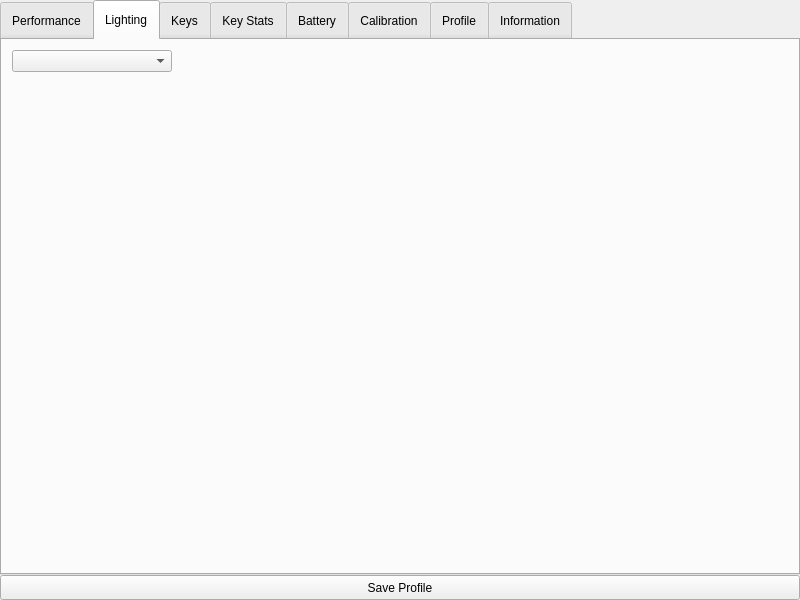
<?xml version="1.0" encoding="UTF-8"?>
<ui version="4.0">
 <class>DevicePage</class>
 <widget class="QWidget" name="DevicePage">
  <property name="geometry">
   <rect>
    <x>0</x>
    <y>0</y>
    <width>800</width>
    <height>600</height>
   </rect>
  </property>
  <property name="windowTitle">
   <string>Form</string>
  </property>
  <widget class="QTabWidget" name="tabWidget">
   <property name="enabled">
    <bool>true</bool>
   </property>
   <property name="geometry">
    <rect>
     <x>0</x>
     <y>0</y>
     <width>800</width>
     <height>575</height>
    </rect>
   </property>
   <property name="styleSheet">
    <string notr="true">QTabBar::tab {
	min-height: 40px;
	min-width: 5px;
	font-size: 12px;
	font-weight: 300;
}</string>
   </property>
   <property name="currentIndex">
    <number>1</number>
   </property>
   <widget class="QWidget" name="PerformanceTab">
    <attribute name="title">
     <string>Performance</string>
    </attribute>
   </widget>
   <widget class="QWidget" name="LightingTab">
    <attribute name="title">
     <string>Lighting</string>
    </attribute>
    <widget class="QComboBox" name="LightingTypeDropdown">
     <property name="geometry">
      <rect>
       <x>10</x>
       <y>10</y>
       <width>160</width>
       <height>22</height>
      </rect>
     </property>
    </widget>
   </widget>
   <widget class="QWidget" name="KeyTab">
    <attribute name="title">
     <string>Keys</string>
    </attribute>
   </widget>
   <widget class="QWidget" name="KeyStatsTab">
    <attribute name="title">
     <string>Key Stats</string>
    </attribute>
    <widget class="QPushButton" name="StatsStartButton">
     <property name="geometry">
      <rect>
       <x>30</x>
       <y>30</y>
       <width>80</width>
       <height>25</height>
      </rect>
     </property>
     <property name="text">
      <string>Start</string>
     </property>
    </widget>
    <widget class="QPushButton" name="StatsStopButton">
     <property name="geometry">
      <rect>
       <x>30</x>
       <y>80</y>
       <width>80</width>
       <height>25</height>
      </rect>
     </property>
     <property name="text">
      <string>Stop</string>
     </property>
     <property name="checkable">
      <bool>false</bool>
     </property>
     <property name="checked">
      <bool>false</bool>
     </property>
     <property name="autoDefault">
      <bool>false</bool>
     </property>
     <property name="default">
      <bool>false</bool>
     </property>
     <property name="flat">
      <bool>false</bool>
     </property>
    </widget>
    <widget class="QLabel" name="StatsLeftClickLabel">
     <property name="geometry">
      <rect>
       <x>130</x>
       <y>30</y>
       <width>81</width>
       <height>16</height>
      </rect>
     </property>
     <property name="text">
      <string>Left clicks:</string>
     </property>
    </widget>
    <widget class="QLabel" name="StatsRightClickLabel">
     <property name="geometry">
      <rect>
       <x>130</x>
       <y>60</y>
       <width>81</width>
       <height>16</height>
      </rect>
     </property>
     <property name="text">
      <string>Right clicks:</string>
     </property>
    </widget>
    <widget class="QLabel" name="StatsDistanceLabel">
     <property name="geometry">
      <rect>
       <x>130</x>
       <y>90</y>
       <width>81</width>
       <height>16</height>
      </rect>
     </property>
     <property name="text">
      <string>Distance:</string>
     </property>
    </widget>
    <widget class="QLabel" name="StatsDistanceText">
     <property name="geometry">
      <rect>
       <x>210</x>
       <y>90</y>
       <width>81</width>
       <height>16</height>
      </rect>
     </property>
     <property name="text">
      <string>0 cm</string>
     </property>
    </widget>
    <widget class="QLabel" name="StatsRightClickText">
     <property name="geometry">
      <rect>
       <x>210</x>
       <y>60</y>
       <width>81</width>
       <height>16</height>
      </rect>
     </property>
     <property name="text">
      <string>0</string>
     </property>
    </widget>
    <widget class="QLabel" name="StatsLeftClickText">
     <property name="geometry">
      <rect>
       <x>210</x>
       <y>30</y>
       <width>81</width>
       <height>16</height>
      </rect>
     </property>
     <property name="text">
      <string>0</string>
     </property>
    </widget>
   </widget>
   <widget class="QWidget" name="BatteryTab">
    <attribute name="title">
     <string>Battery</string>
    </attribute>
    <widget class="QLabel" name="BatteryChargeText">
     <property name="geometry">
      <rect>
       <x>20</x>
       <y>30</y>
       <width>51</width>
       <height>21</height>
      </rect>
     </property>
     <property name="styleSheet">
      <string notr="true">QLabel {
	font-size: 15px;
	font-weight: 500;
}</string>
     </property>
     <property name="text">
      <string>N/A%</string>
     </property>
    </widget>
    <widget class="QComboBox" name="TimeToSleepDropdown">
     <property name="geometry">
      <rect>
       <x>170</x>
       <y>17</y>
       <width>75</width>
       <height>24</height>
      </rect>
     </property>
     <item>
      <property name="text">
       <string>Never</string>
      </property>
     </item>
     <item>
      <property name="text">
       <string>1min</string>
      </property>
     </item>
     <item>
      <property name="text">
       <string>2min</string>
      </property>
     </item>
     <item>
      <property name="text">
       <string>3min</string>
      </property>
     </item>
     <item>
      <property name="text">
       <string>5min</string>
      </property>
     </item>
     <item>
      <property name="text">
       <string>10min</string>
      </property>
     </item>
    </widget>
    <widget class="QLabel" name="label">
     <property name="geometry">
      <rect>
       <x>80</x>
       <y>20</y>
       <width>91</width>
       <height>16</height>
      </rect>
     </property>
     <property name="text">
      <string>Time to sleep:</string>
     </property>
    </widget>
    <widget class="QLabel" name="label_2">
     <property name="geometry">
      <rect>
       <x>80</x>
       <y>50</y>
       <width>91</width>
       <height>16</height>
      </rect>
     </property>
     <property name="text">
      <string>Warning at:</string>
     </property>
    </widget>
    <widget class="QSpinBox" name="WarningAtInput">
     <property name="geometry">
      <rect>
       <x>170</x>
       <y>47</y>
       <width>61</width>
       <height>25</height>
      </rect>
     </property>
     <property name="suffix">
      <string>%</string>
     </property>
     <property name="minimum">
      <number>1</number>
     </property>
     <property name="maximum">
      <number>100</number>
     </property>
    </widget>
    <widget class="QCheckBox" name="WarningAtNeverButton">
     <property name="geometry">
      <rect>
       <x>240</x>
       <y>50</y>
       <width>83</width>
       <height>22</height>
      </rect>
     </property>
     <property name="text">
      <string>Never</string>
     </property>
     <property name="tristate">
      <bool>false</bool>
     </property>
    </widget>
   </widget>
   <widget class="QWidget" name="CalibrationTab">
    <attribute name="title">
     <string>Calibration</string>
    </attribute>
   </widget>
   <widget class="QWidget" name="ProfileTab">
    <attribute name="title">
     <string>Profile</string>
    </attribute>
    <widget class="QWidget" name="gridLayoutWidget">
     <property name="geometry">
      <rect>
       <x>10</x>
       <y>10</y>
       <width>160</width>
       <height>80</height>
      </rect>
     </property>
     <layout class="QGridLayout" name="ProfileGrid"/>
    </widget>
   </widget>
   <widget class="QWidget" name="InformationTab">
    <attribute name="title">
     <string>Information</string>
    </attribute>
    <widget class="QLabel" name="VersionLabel">
     <property name="geometry">
      <rect>
       <x>20</x>
       <y>20</y>
       <width>55</width>
       <height>16</height>
      </rect>
     </property>
     <property name="text">
      <string>Version:</string>
     </property>
    </widget>
    <widget class="QLabel" name="DongleVersionLabel">
     <property name="geometry">
      <rect>
       <x>20</x>
       <y>40</y>
       <width>101</width>
       <height>16</height>
      </rect>
     </property>
     <property name="text">
      <string>2.4GHz Dongle:</string>
     </property>
    </widget>
    <widget class="QLabel" name="VersionText">
     <property name="geometry">
      <rect>
       <x>110</x>
       <y>20</y>
       <width>261</width>
       <height>16</height>
      </rect>
     </property>
     <property name="text">
      <string>Not available</string>
     </property>
    </widget>
    <widget class="QLabel" name="DongleVersionText">
     <property name="geometry">
      <rect>
       <x>110</x>
       <y>40</y>
       <width>261</width>
       <height>16</height>
      </rect>
     </property>
     <property name="text">
      <string>Not available</string>
     </property>
    </widget>
    <widget class="QPushButton" name="ResetCurrentProfileButton">
     <property name="geometry">
      <rect>
       <x>20</x>
       <y>70</y>
       <width>161</width>
       <height>25</height>
      </rect>
     </property>
     <property name="text">
      <string>Reset Current Profile</string>
     </property>
    </widget>
    <widget class="QPushButton" name="ResetAllProfilesButton">
     <property name="geometry">
      <rect>
       <x>20</x>
       <y>100</y>
       <width>161</width>
       <height>25</height>
      </rect>
     </property>
     <property name="text">
      <string>Reset All Profiles</string>
     </property>
    </widget>
   </widget>
  </widget>
  <widget class="QPushButton" name="SaveProfileButton">
   <property name="geometry">
    <rect>
     <x>0</x>
     <y>575</y>
     <width>800</width>
     <height>25</height>
    </rect>
   </property>
   <property name="text">
    <string>Save Profile</string>
   </property>
  </widget>
 </widget>
 <resources/>
 <connections/>
</ui>
